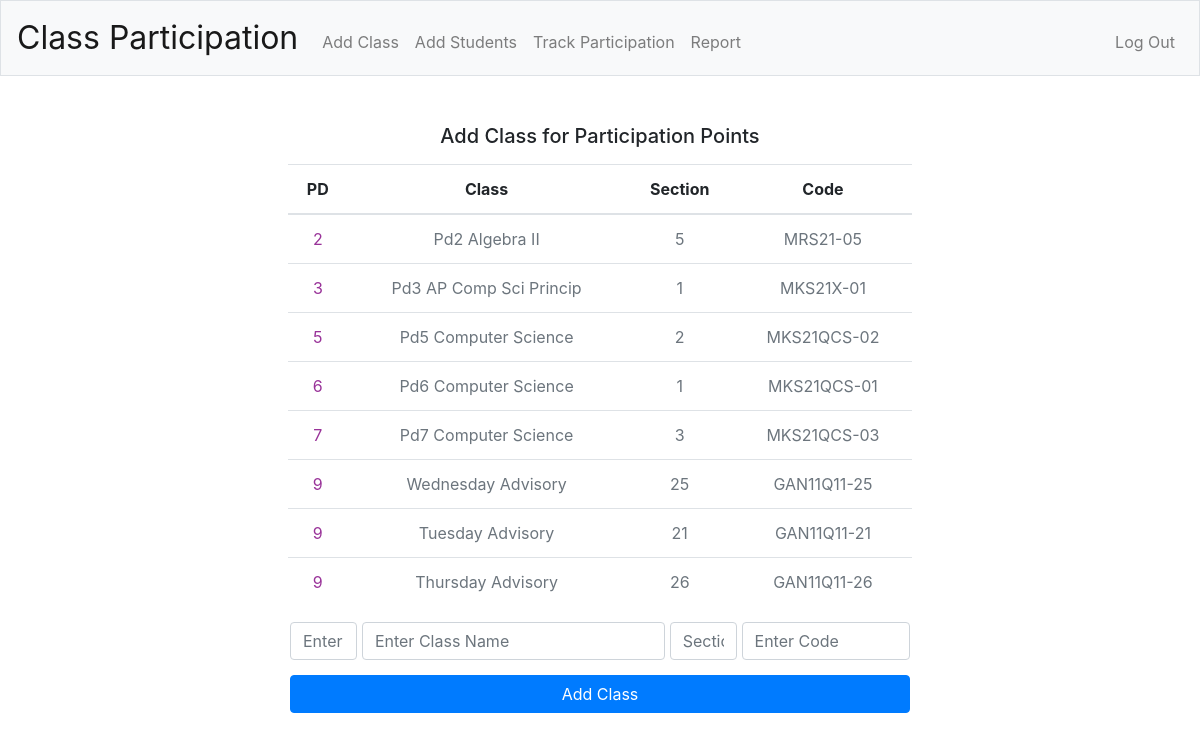
Page /classes (signed in) on the committed database.
### tables this page shows
CREATE TABLE "classes" (
	"id"	INTEGER,
	"teacher_id"	INTEGER NOT NULL,
	"class_name"	TEXT NOT NULL,
	"class_period"	INTEGER NOT NULL,
	"class_code"	TEXT NOT NULL,
	"section"	INTEGER,
	PRIMARY KEY("id" AUTOINCREMENT)
);

### app.py (the view)
@app.route("/classes", methods=["GET", "POST"])
@login_required
def classes():
    if request.method == "POST":
        if not request.form.get("class_name"):
            return apology("must provide class name", 403)
        if '/' in request.form.get("class_name"):
            flash("Invalid class name! Cannot use '/' in class name")
            return redirect('classes')
        if not request.form.get("period"):
            return apology("must provide class period", 403)
        if not request.form.get("code"):
            return apology("must provide class code", 403)
        try:
            class_id = db.execute("INSERT INTO classes (teacher_id, class_name, class_period, class_code) VALUES(?, ?, ?, ?)",
                            session["user_id"],
                            request.form.get("class_name"),
                            request.form.get("period"),
                            request.form.get("code"))
        except RuntimeError:
            return apology("class already exists")
        return redirect("/classes")
    else:
        classes = db.execute("SELECT * FROM classes WHERE teacher_id = ?", session["user_id"])
        return render_template("add_classes.html", classes=classes)

### app.py (called while the page is built)
@app.after_request
def after_request(response):
    response.headers["Cache-Control"] = "no-cache, no-store, must-revalidate"
    response.headers["Expires"] = 0
    response.headers["Pragma"] = "no-cache"
    return response

### helpers.py (called while the page is built)
def login_required(f):
    @wraps(f)
    def decorated_function(*args, **kwargs):
        if session.get("user_id") is None:
            return redirect("/login")
        return f(*args, **kwargs)
    return decorated_function

### templates/add_classes.html (shortened to what this page needs)
{% extends "layout.html" %}
{% block main %}
<div id="container">
  <h5 class="mb-3">Add Class for Participation Points</h5>
  <table class="table">
    <thead>
      <tr>
        <th scope="col">PD</th>
        <th scope="col">Class</th>
        <th scope="col">Section</th>
        <th scope="col">Code</th>
      </tr>
    </thead>
    <tbody>
     {% for class in classes %}
      <tr>
        <td id="period">{{ class.class_period }}</td>
        <td class="text-secondary">{{ class.class_name }}</td>
        <td class="text-secondary">{{ class.section }}</td>
        <td class="text-secondary">{{ class.class_code }}</td>
      </tr>
     {% endfor %}
    </tbody>
  </table>
              <form class="outdent" action="/classes" method="post">
                    <input class="form-control sm" name="period" placeholder="Enter PD" type="text">
                    <input class="form-control lg" name="class_name" placeholder="Enter Class Name" type="text">
                    <input class="form-control sm" name="class_section" placeholder="Section" type="text">
                    <input class="form-control md" name="code" placeholder="Enter Code" type="text">
                <button class="btn btn-primary btn-block indent" type="submit">Add Class</button>
              </form>
    </div>
{% endblock %}

### static/styles.css (style rules this page uses)
main .form-control { display: inline-block; width: auto; }
button { margin: 15px; }

### templates/add_classes.html (style rules this page uses)
#period { color: #993399; }
.sm { width: 10% !important; }
.lg { width: 45% !important; }
.md { width: 25% !important; }
.outdent { margin-left: -4% !important; margin-right: -4% !important; }
.indent { width: 92% !important; margin-left: 4% !important; }

### rows in the picture
classes: class_period "2", class_name "Pd2 Algebra II", section "5", class_code "MRS21-05"
classes: class_period "3", class_name "Pd3 AP Comp Sci Princip", section "1", class_code "MKS21X-01"
classes: class_period "5", class_name "Pd5 Computer Science", section "2", class_code "MKS21QCS-02"
classes: class_period "6", class_name "Pd6 Computer Science", section "1", class_code "MKS21QCS-01"
classes: class_period "7", class_name "Pd7 Computer Science", section "3", class_code "MKS21QCS-03"
classes: class_period "9", class_name "Wednesday Advisory", section "25", class_code "GAN11Q11-25"
classes: class_period "9", class_name "Tuesday Advisory", section "21", class_code "GAN11Q11-21"
classes: class_period "9", class_name "Thursday Advisory", section "26", class_code "GAN11Q11-26"
